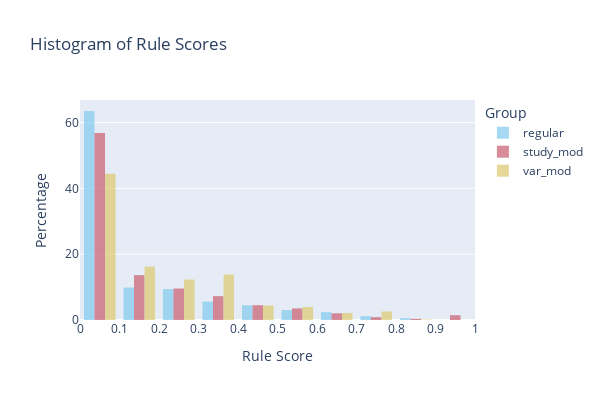

Here is the notebook cell this chart was saved with:
### Code cell
import plotly.graph_objects as go
import pandas as pd

# Assuming rules_effect is a DataFrame with 'score' and 'th' columns

fig = go.Figure()

# Define color palette with distinct colors for each 'th' value
color_palette = px.colors.qualitative.Safe  # Using a safe qualitative color palette

# Create histogram for each unique 'th' value
for i, th_value in enumerate(rules_effect['th'].unique()):
    filtered_df = rules_effect[rules_effect['th'] == th_value]
    fig.add_trace(go.Histogram(
        x=filtered_df['score'],
        name=f"{th_value}",
        marker_color=color_palette[i % len(color_palette)],  # Assigning color from palette
        xbins=dict(start=0, end=1, size=0.1),
        histnorm='percent',
        opacity=0.75,  # Adjusting opacity for better visibility
    ))

# Update layout
fig.update_layout(
    barmode='group',
    width=600,
    height=400,
    title_text='Histogram of Rule Scores',
    xaxis=dict(title='Rule Score', dtick=0.1, range=[0, 1]),
    yaxis=dict(title='Percentage'),
    legend=dict(title='Group'),
)

# Save figure as PDF
fig.write_image("../visualisation/anyburl_rules_percent.pdf", format='pdf')

# Show figure
fig.show()

### Figure 1 — Plotly figure (JSON) as saved in the notebook; plotly's stock layout.template omitted (floating-point values rounded to 4 significant figures; data arrays with more than 128 entries replaced by an {"elided": "..."} marker saying what was removed)
{"data": [{"histnorm": "percent", "marker": {"color": "rgb(136, 204, 238)"}, "name": "regular", "opacity": 0.75, "type": "histogram", "x": {"elided": "1095 float values"}, "xbins": {"end": 1, "size": 0.1, "start": 0}}, {"histnorm": "percent", "marker": {"color": "rgb(204, 102, 119)"}, "name": "study_mod", "opacity": 0.75, "type": "histogram", "x": {"elided": "2089 float values"}, "xbins": {"end": 1, "size": 0.1, "start": 0}}, {"histnorm": "percent", "marker": {"color": "rgb(221, 204, 119)"}, "name": "var_mod", "opacity": 0.75, "type": "histogram", "x": {"elided": "659 float values"}, "xbins": {"end": 1, "size": 0.1, "start": 0}}], "layout": {"barmode": "group", "height": 400, "legend": {"title": {"text": "Group"}}, "title": {"text": "Histogram of Rule Scores"}, "width": 600, "xaxis": {"dtick": 0.1, "range": [0, 1], "title": {"text": "Rule Score"}}, "yaxis": {"title": {"text": "Percentage"}}}}
